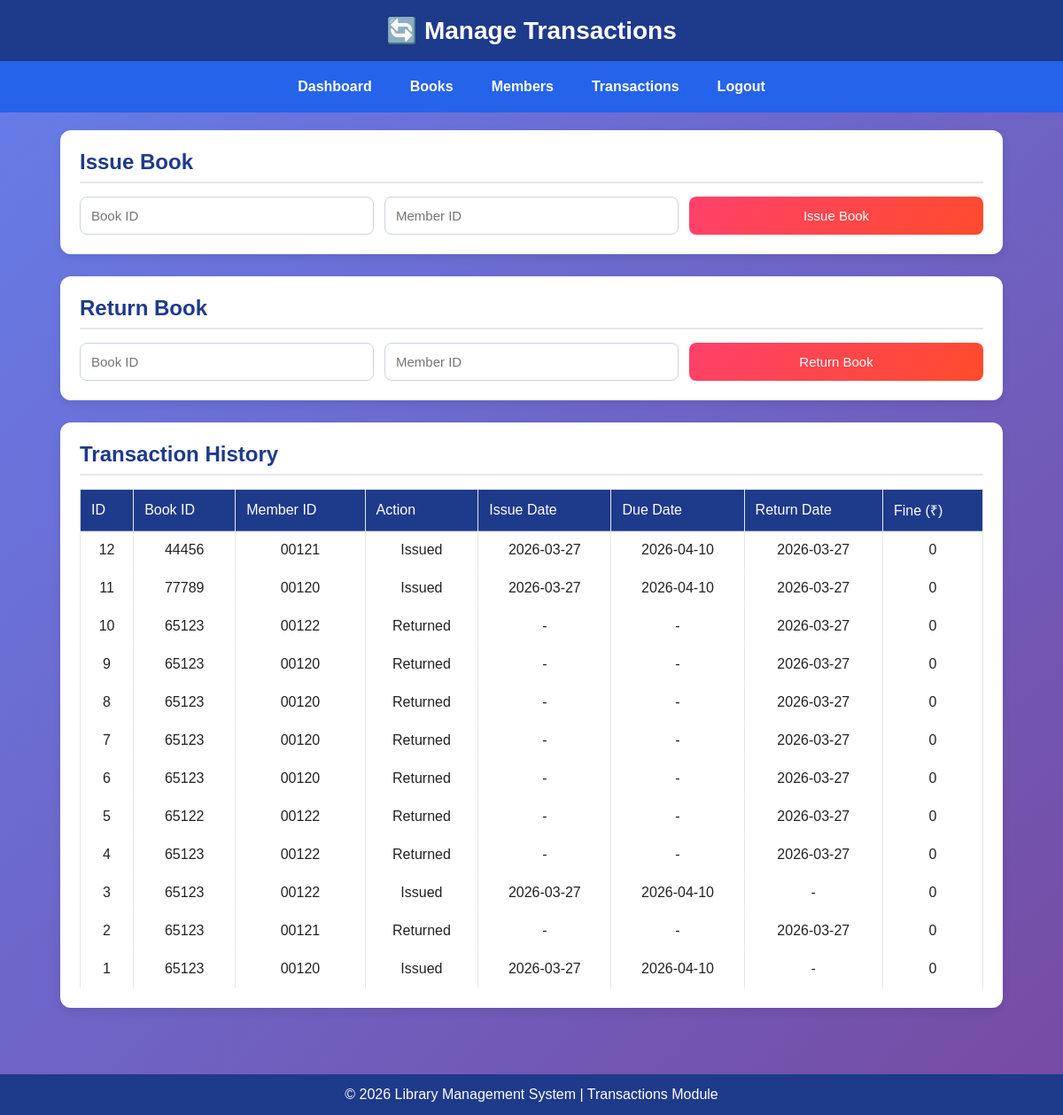
Page /transactions (signed in) on the earlier database version.
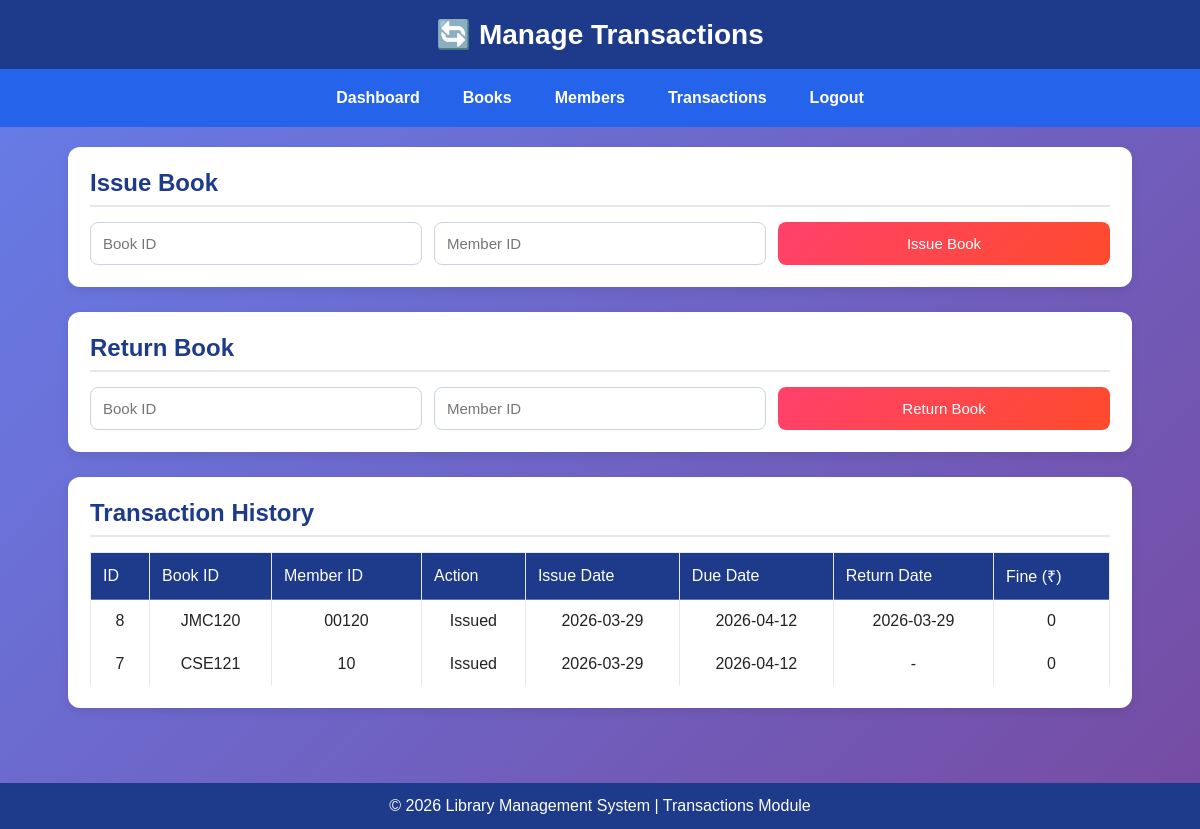
Same page on the later database version.
### tables this page shows
CREATE TABLE transactions (
        id INTEGER PRIMARY KEY AUTOINCREMENT,
        book_id TEXT,
        member_id TEXT,
        action TEXT,
        issue_date TEXT,
        due_date TEXT,
        return_date TEXT,
        fine INTEGER DEFAULT 0
    );

### app.py (the view)
@app.route("/transactions")
def transactions():
    if not is_logged_in():
        return redirect(url_for("login"))
    conn = get_db_connection()
    transactions = conn.execute("""
        SELECT * FROM transactions
        ORDER BY id DESC
    """).fetchall()
    conn.close()
    return render_template("transactions.html", transactions=transactions)

### app.py (called while the page is built)
def get_db_connection():
    conn = sqlite3.connect(DB_NAME)
    conn.row_factory = sqlite3.Row
    return conn

def is_logged_in():
    return "user" in session

### templates/transactions.html (shortened to what this page needs)
<!DOCTYPE html>
<html lang="en">
<head>
  <link rel="stylesheet" href="{{ url_for('static', filename='style.css') }}">
</head>
<body>
  <header>🔄 Manage Transactions</header>
  <nav>
    <a href="/dashboard">Dashboard</a>
    <a href="/books">Books</a>
    <a href="/members">Members</a>
    <a href="/transactions">Transactions</a>
    <a href="/logout">Logout</a>
  </nav>
  <div class="container">
    <section class="section">
      <h2>Issue Book</h2>
      <form action="/issue_book" method="POST">
        <input type="text" name="book_id" placeholder="Book ID" required>
        <input type="text" name="member_id" placeholder="Member ID" required>
        <button type="submit">Issue Book</button>
      </form>
    </section>
    <section class="section">
      <h2>Return Book</h2>
      <form action="/return_book" method="POST">
        <input type="text" name="book_id" placeholder="Book ID" required>
        <input type="text" name="member_id" placeholder="Member ID" required>
        <button type="submit">Return Book</button>
      </form>
    </section>
    <section class="section">
      <h2>Transaction History</h2>
      <table>
        <thead>
          <tr>
            <th>ID</th>
            <th>Book ID</th>
            <th>Member ID</th>
            <th>Action</th>
            <th>Issue Date</th>
            <th>Due Date</th>
            <th>Return Date</th>
            <th>Fine (₹)</th>
          </tr>
        </thead>
        <tbody>
          {% for txn in transactions %}
          <tr>
            <td>{{ txn.id }}</td>
            <td>{{ txn.book_id }}</td>
            <td>{{ txn.member_id }}</td>
            <td>{{ txn.action }}</td>
            <td>{{ txn.issue_date if txn.issue_date else '-' }}</td>
            <td>{{ txn.due_date if txn.due_date else '-' }}</td>
            <td>{{ txn.return_date if txn.return_date else '-' }}</td>
            <td>{{ txn.fine }}</td>
          </tr>
          {% endfor %}
        </tbody>
      </table>
    </section>
  </div>
  <footer>© 2026 Library Management System | Transactions Module</footer>
</body>
</html>

Differences in the rows shown:
removed transactions: id "12", book_id "44456", member_id "00121", action "Issued", issue_date "2026-03-27", due_date "2026-04-10", return_date "2026-03-27", fine "0"
removed transactions: id "11", book_id "77789", member_id "00120", action "Issued", issue_date "2026-03-27", due_date "2026-04-10", return_date "2026-03-27", fine "0"
removed transactions: id "10", book_id "65123", member_id "00122", action "Returned", issue_date "-", due_date "-", return_date "2026-03-27", fine "0"
removed transactions: id "9", book_id "65123", member_id "00120", action "Returned", issue_date "-", due_date "-", return_date "2026-03-27", fine "0"
removed transactions: id "6", book_id "65123", member_id "00120", action "Returned", issue_date "-", due_date "-", return_date "2026-03-27", fine "0"
removed transactions: id "5", book_id "65122", member_id "00122", action "Returned", issue_date "-", due_date "-", return_date "2026-03-27", fine "0"
removed transactions: id "4", book_id "65123", member_id "00122", action "Returned", issue_date "-", due_date "-", return_date "2026-03-27", fine "0"
removed transactions: id "3", book_id "65123", member_id "00122", action "Issued", issue_date "2026-03-27", due_date "2026-04-10", return_date "-", fine "0"
removed transactions: id "2", book_id "65123", member_id "00121", action "Returned", issue_date "-", due_date "-", return_date "2026-03-27", fine "0"
removed transactions: id "1", book_id "65123", member_id "00120", action "Issued", issue_date "2026-03-27", due_date "2026-04-10", return_date "-", fine "0"
changed transactions id 8: book_id "65123" → "JMC120"; action "Returned" → "Issued"; issue_date "-" → "2026-03-29"; due_date "-" → "2026-04-12"; return_date "2026-03-27" → "2026-03-29"
changed transactions id 7: book_id "65123" → "CSE121"; member_id "00120" → "10"; action "Returned" → "Issued"; issue_date "-" → "2026-03-29"; due_date "-" → "2026-04-12"; return_date "2026-03-27" → "-"
